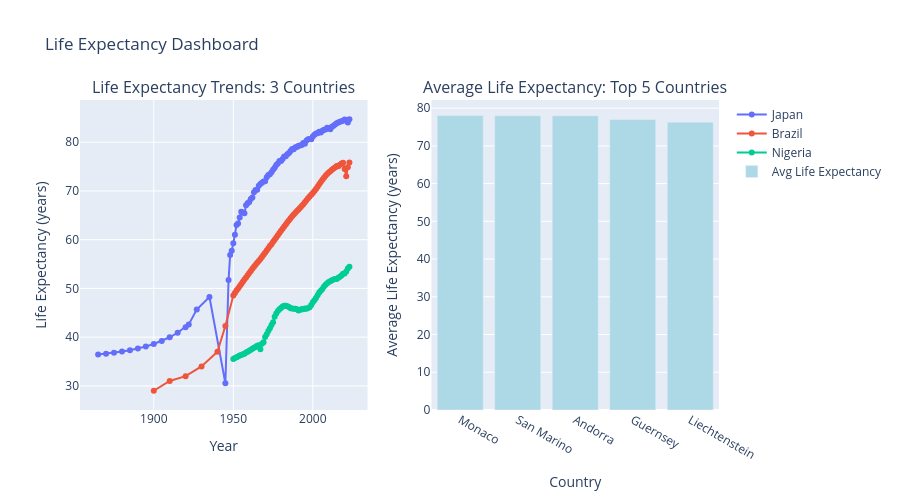

This figure's notebook cell:
### Markdown cell above
## Exercise 6: Plotly Subplots Dashboard

**Objective**: Create a simple Plotly dashboard with multiple visualizations using subplots.

**Requirements**:
- Create a dashboard with 2 subplots in a 1 row × 2 columns layout

**Subplot 1 (Left) - Line Plot**:
- Show life expectancy trends for 3 countries: Japan, Brazil, Nigeria
- X-axis: Year (from 1960 onwards)
- Y-axis: Life expectancy
- Include legend and markers on the lines
- Title: "Life Expectancy Trends: 3 Countries"

**Subplot 2 (Right) - Bar Chart**:
- Show average life expectancy for the top 5 countries
- X-axis: Country names
- Y-axis: Average life expectancy
- Title: "Average Life Expectancy: Top 5 Countries"
- Bars should be colored light blue

**Dashboard Features**:

- Hover information on all plots
- Clear axis labels
- Overall title: "Life Expectancy Dashboard"

### Code cell
## SOLUTION

# Prepare data for subplot 1: Line plot for 3 countries
countries_three = ['Japan', 'Brazil', 'Nigeria']
df_three = df_clean[df_clean['Entity'].isin(countries_three)]

# Prepare data for subplot 2: Bar chart for top 5 countries
top_5 = df_clean.groupby('Entity')['Life expectancy'].mean().nlargest(5).reset_index()

# Create subplots: 1 row, 2 columns
fig = make_subplots(
    rows=1, cols=2,
    subplot_titles=('Life Expectancy Trends: 3 Countries', 'Average Life Expectancy: Top 5 Countries')
)

# Add line traces to subplot 1
for country in countries_three:
    data = df_three[df_three['Entity'] == country]
    fig.add_trace(
        go.Scatter(x=data['Year'], y=data['Life expectancy'], mode='lines+markers',
                   name=country, hovertemplate='%{x}<br>%{y:.1f} years'),
        row=1, col=1
    )

# Add bar trace to subplot 2
fig.add_trace(
    go.Bar(x=top_5['Entity'], y=top_5['Life expectancy'], 
           marker_color='lightblue', name='Avg Life Expectancy',
           hovertemplate='%{x}<br>%{y:.1f} years'),
    row=1, col=2
)

# Update axes labels
fig.update_xaxes(title_text='Year', row=1, col=1)
fig.update_yaxes(title_text='Life Expectancy (years)', row=1, col=1)

fig.update_xaxes(title_text='Country', row=1, col=2)
fig.update_yaxes(title_text='Average Life Expectancy (years)', row=1, col=2)

# Update layout

fig.update_layout(height=500, title_text='Life Expectancy Dashboard', showlegend=True)fig.show()

### Figure 1 — Plotly figure (JSON) as saved in the notebook; plotly's stock layout.template omitted (floating-point values rounded to 4 significant figures)
{"data": [{"hovertemplate": "%{x}<br>%{y:.1f} years", "mode": "lines+markers", "name": "Japan", "type": "scatter", "x": [1865, 1870, 1875, 1880, 1885, 1890, 1895, 1900, 1905, 1910, 1915, 1920, 1922, 1927, 1935, 1945, 1947, 1948, 1949, 1950, 1951, 1952, 1953, 1954, 1955, 1956, 1957, 1958, 1959, 1960, 1961, 1962, 1963, 1964, 1965, 1966, 1967, 1968, 1969, 1970, 1971, 1972, 1973, 1974, 1975, 1976, 1977, 1978, 1979, 1980, 1981, 1982, 1983, 1984, 1985, 1986, 1987, 1988, 1989, 1990, 1991, 1992, 1993, 1994, 1995, 1996, 1997, 1998, 1999, 2000, 2001, 2002, 2003, 2004, 2005, 2006, 2007, 2008, 2009, 2010, 2011, 2012, 2013, 2014, 2015, 2016, 2017, 2018, 2019, 2020, 2021, 2022, 2023], "xaxis": "x", "y": [36.43, 36.59, 36.8, 37.04, 37.33, 37.68, 38.1, 38.6, 39.22, 39.97, 40.9, 42.04, 42.62, 45.66, 48.24, 30.54, 51.71, 56.84, 57.72, 59.25, 60.99, 63.0, 63.33, 64.54, 65.71, 65.56, 65.44, 67.04, 67.46, 67.72, 68.37, 68.67, 69.75, 70.2, 70.26, 71.06, 71.4, 71.67, 71.92, 72.01, 72.83, 73.26, 73.42, 73.85, 74.36, 74.76, 75.33, 75.66, 76.17, 76.14, 76.56, 77.07, 77.11, 77.51, 77.8, 78.21, 78.63, 78.55, 78.98, 78.99, 79.26, 79.3, 79.45, 79.84, 79.68, 80.36, 80.58, 80.65, 80.61, 81.18, 81.51, 81.8, 81.85, 82.13, 82.01, 82.37, 82.55, 82.63, 82.97, 82.92, 82.67, 83.17, 83.4, 83.64, 83.88, 84.06, 84.19, 84.29, 84.42, 84.67, 84.55, 84.05, 84.71], "yaxis": "y"}, {"hovertemplate": "%{x}<br>%{y:.1f} years", "mode": "lines+markers", "name": "Brazil", "type": "scatter", "x": [1900, 1910, 1920, 1930, 1940, 1945, 1950, 1951, 1952, 1953, 1954, 1955, 1956, 1957, 1958, 1959, 1960, 1961, 1962, 1963, 1964, 1965, 1966, 1967, 1968, 1969, 1970, 1971, 1972, 1973, 1974, 1975, 1976, 1977, 1978, 1979, 1980, 1981, 1982, 1983, 1984, 1985, 1986, 1987, 1988, 1989, 1990, 1991, 1992, 1993, 1994, 1995, 1996, 1997, 1998, 1999, 2000, 2001, 2002, 2003, 2004, 2005, 2006, 2007, 2008, 2009, 2010, 2011, 2012, 2013, 2014, 2015, 2016, 2017, 2018, 2019, 2020, 2021, 2022, 2023], "xaxis": "x", "y": [29, 31, 32, 34, 37, 42.3, 48.53, 49.04, 49.55, 49.99, 50.43, 50.89, 51.34, 51.81, 52.25, 52.7, 53.16, 53.59, 54.02, 54.45, 54.85, 55.24, 55.63, 56.02, 56.47, 56.9, 57.34, 57.79, 58.26, 58.68, 59.08, 59.56, 60.01, 60.46, 60.92, 61.37, 61.82, 62.27, 62.71, 63.13, 63.55, 63.98, 64.39, 64.78, 65.16, 65.51, 65.86, 66.2, 66.54, 66.89, 67.29, 67.7, 68.11, 68.5, 68.85, 69.21, 69.58, 69.98, 70.4, 70.88, 71.36, 71.83, 72.3, 72.73, 73.11, 73.46, 73.78, 74.05, 74.33, 74.61, 74.82, 75.11, 75.08, 75.38, 75.63, 75.81, 74.51, 73.04, 74.87, 75.85], "yaxis": "y"}, {"hovertemplate": "%{x}<br>%{y:.1f} years", "mode": "lines+markers", "name": "Nigeria", "type": "scatter", "x": [1950, 1951, 1952, 1953, 1954, 1955, 1956, 1957, 1958, 1959, 1960, 1961, 1962, 1963, 1964, 1965, 1966, 1967, 1968, 1969, 1970, 1971, 1972, 1973, 1974, 1975, 1976, 1977, 1978, 1979, 1980, 1981, 1982, 1983, 1984, 1985, 1986, 1987, 1988, 1989, 1990, 1991, 1992, 1993, 1994, 1995, 1996, 1997, 1998, 1999, 2000, 2001, 2002, 2003, 2004, 2005, 2006, 2007, 2008, 2009, 2010, 2011, 2012, 2013, 2014, 2015, 2016, 2017, 2018, 2019, 2020, 2021, 2022, 2023], "xaxis": "x", "y": [35.53, 35.72, 35.88, 36.04, 36.24, 36.34, 36.48, 36.62, 36.83, 37.03, 37.21, 37.43, 37.61, 37.81, 37.98, 38.22, 38.36, 37.5, 38.64, 38.95, 40.01, 40.61, 41.27, 41.83, 42.49, 43.05, 44.19, 44.85, 45.35, 45.74, 45.96, 46.31, 46.44, 46.44, 46.34, 46.19, 45.95, 45.89, 45.83, 45.83, 45.73, 45.48, 45.59, 45.78, 45.75, 45.87, 45.83, 45.96, 46.15, 46.61, 47.14, 47.55, 48.02, 48.62, 49.15, 49.54, 49.88, 50.38, 50.75, 51.08, 51.31, 51.49, 51.69, 51.83, 51.94, 51.94, 52.19, 52.4, 52.67, 53.01, 53.07, 53.45, 54.08, 54.46], "yaxis": "y"}, {"hovertemplate": "%{x}<br>%{y:.1f} years", "marker": {"color": "lightblue"}, "name": "Avg Life Expectancy", "type": "bar", "x": ["Monaco", "San Marino", "Andorra", "Guernsey", "Liechtenstein"], "xaxis": "x2", "y": [78.05, 78.0, 77.99, 77.0, 76.29], "yaxis": "y2"}], "layout": {"annotations": [{"font": {"size": 16}, "showarrow": false, "text": "Life Expectancy Trends: 3 Countries", "x": 0.225, "xanchor": "center", "xref": "paper", "y": 1, "yanchor": "bottom", "yref": "paper"}, {"font": {"size": 16}, "showarrow": false, "text": "Average Life Expectancy: Top 5 Countries", "x": 0.775, "xanchor": "center", "xref": "paper", "y": 1, "yanchor": "bottom", "yref": "paper"}], "height": 500, "showlegend": true, "title": {"text": "Life Expectancy Dashboard"}, "xaxis": {"anchor": "y", "domain": [0, 0.45], "title": {"text": "Year"}}, "xaxis2": {"anchor": "y2", "domain": [0.55, 1], "title": {"text": "Country"}}, "yaxis": {"anchor": "x", "domain": [0, 1], "title": {"text": "Life Expectancy (years)"}}, "yaxis2": {"anchor": "x2", "domain": [0, 1], "title": {"text": "Average Life Expectancy (years)"}}}}
